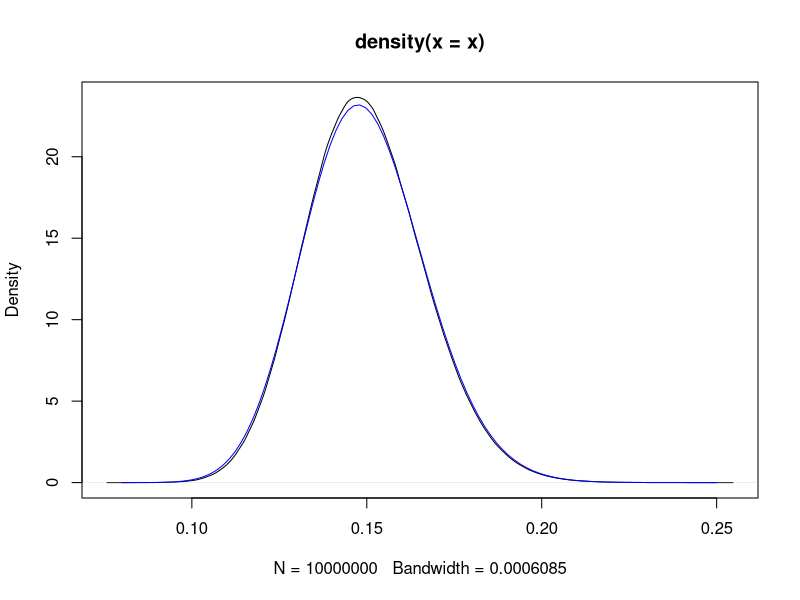
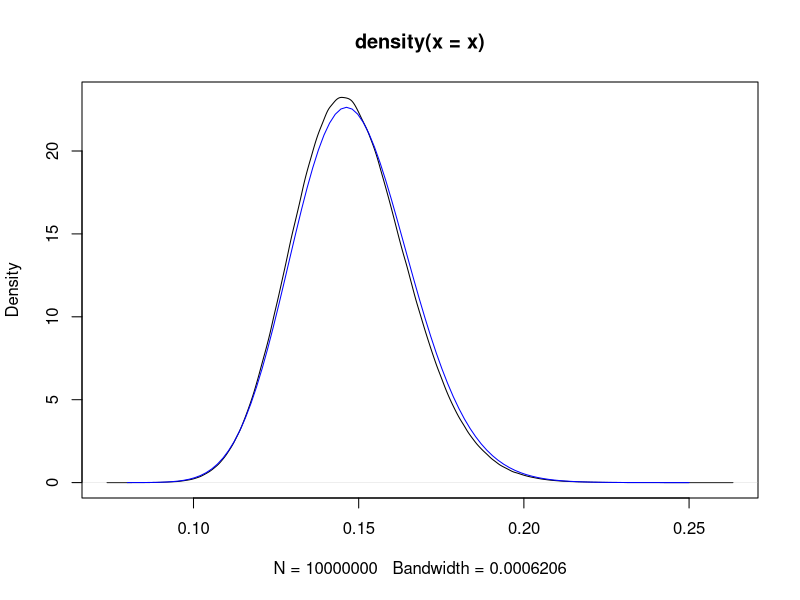
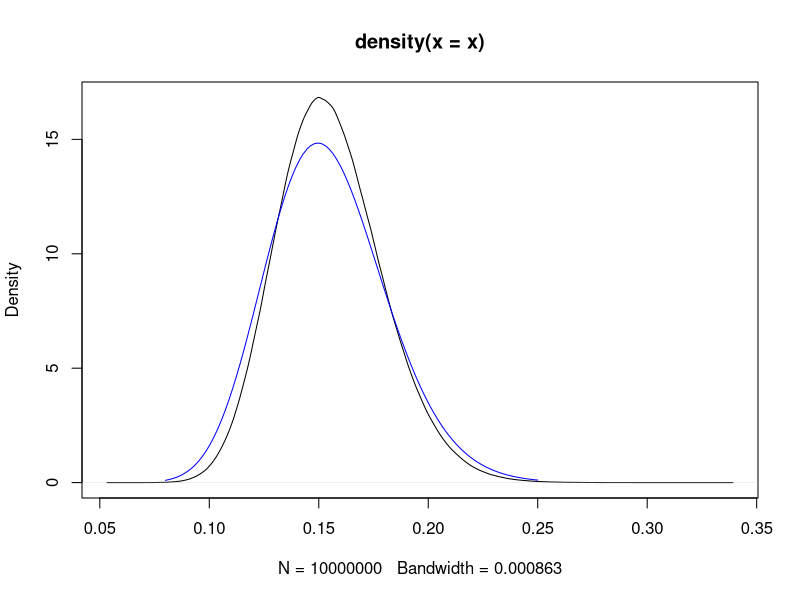
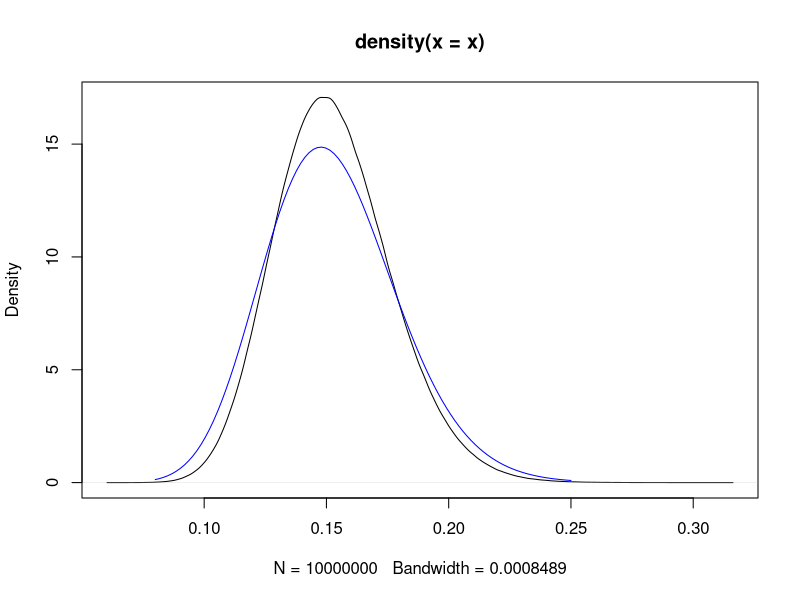
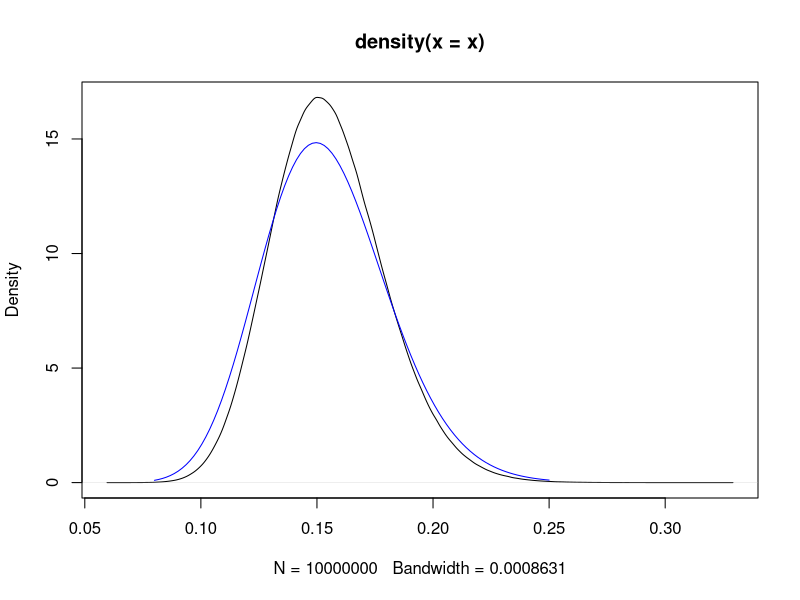
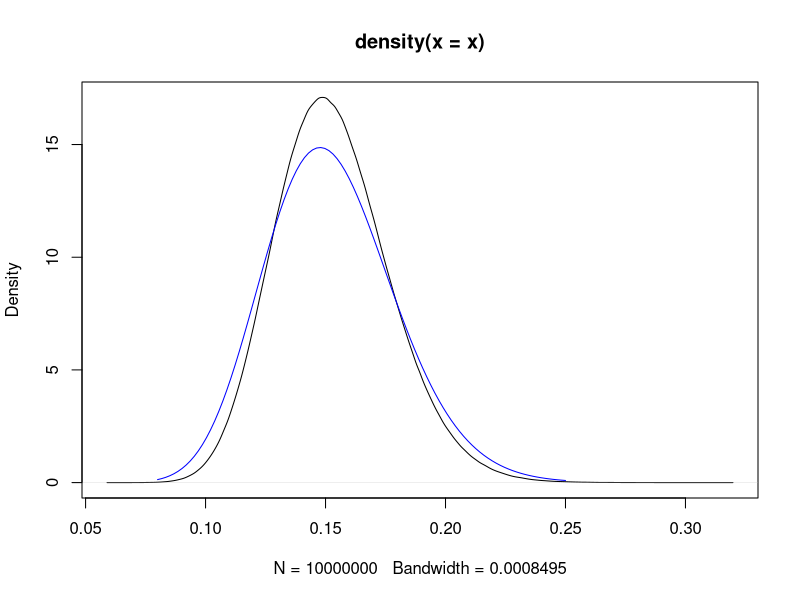
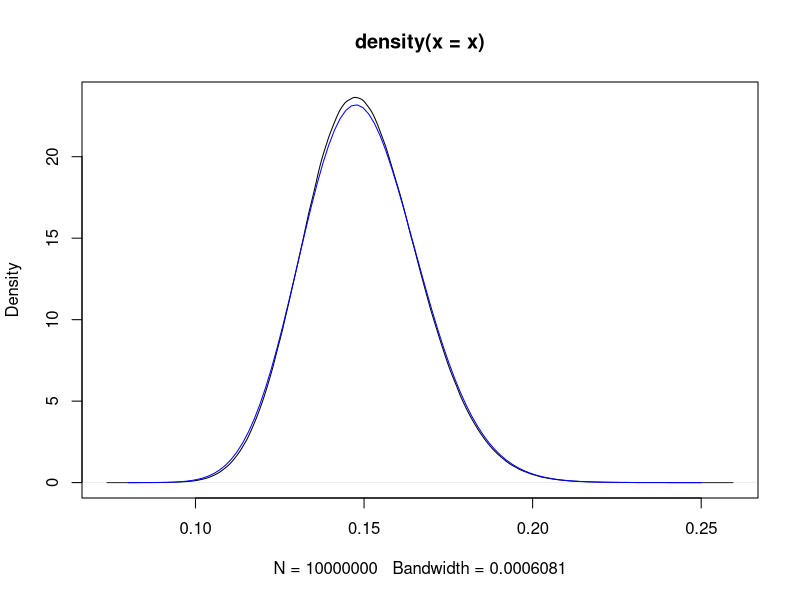
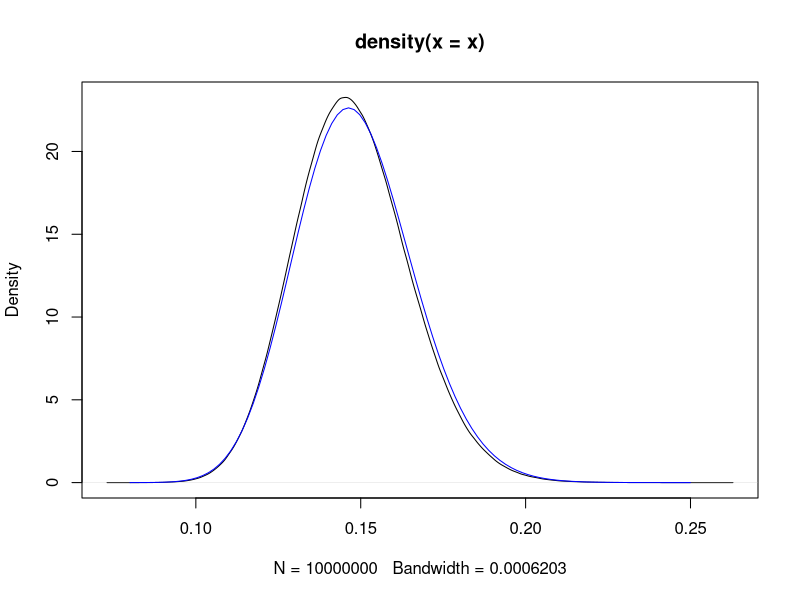

Source code (R) for these figures, in order:
## ---- chunk 1
#1
times <- read.csv("../Data/ThesisData.csv")
colnames(times) <- c("Year", "Type", "Time", "RxnTime", "Gender", "Batch")
men_finals <- subset(times, Type == "F" & Gender == "M" & Time != 'DQ')
men_pooled <- subset(times, (Type == "F" | Type == "S") & 
                       Gender == "M" & Time != 'DQ')
men_old_finals <- subset(times, Type == "F" & Gender == "M" & 
                           Time != 'DQ' & Year < 2022)
men_old_pooled <- subset(times, (Type == "F" | Type == "S") & 
                           Gender == "M" & Time != 'DQ' & Year < 2022)
## ---- chunk 2
#2
library(lme4)
men_old_finals_one_gamma_log <- glm(RxnTime ~ 1, data = men_old_finals, 
                                    family = Gamma(link = "log"))
men_finals_one_gamma_log <- glm(RxnTime ~ 1, data = men_finals, 
                                family = Gamma(link = "log"))
men_old_pooled_one_gamma_log <- glm(RxnTime ~ 1, data = men_old_pooled, 
                                    family = Gamma(link = "log"))
men_pooled_one_gamma_log <- glm(RxnTime ~ 1, data = men_pooled, 
                                family = Gamma(link = "log"))
## ---- chunk 3
#3
library(lme4)

men_old_finals_year_gamma_log <- glmer(RxnTime ~ (1|Year), data = men_old_finals, 
                                       family = Gamma(link = "log"))
men_finals_year_gamma_log <- glmer(RxnTime ~ (1|Year), data = men_finals, 
                                   family = Gamma(link = "log"))
men_old_pooled_year_gamma_log <- glmer(RxnTime ~ (1|Year), data = men_old_pooled, 
                                       family = Gamma(link = "log"))
men_pooled_year_gamma_log <- glmer(RxnTime ~ (1|Year), data = men_pooled, 
                                   family = Gamma(link = "log"))

## ---- chunk 4
summary(men_pooled_year_gamma_log)
summary(men_old_pooled_year_gamma_log)
## ---- chunk 5
#4
library(lme4)
men_old_finals_batch_gamma_log <-glmer(RxnTime ~ (1 | Batch), data = men_old_finals, 
                             family = Gamma(link = "log"))
men_finals_batch_gamma_log <-glmer(RxnTime ~ (1 | Batch), data = men_finals, 
                         family = Gamma(link = "log"))
men_old_pooled_batch_gamma_log <-glmer(RxnTime ~ (1 | Batch), data = men_old_pooled, 
                             family = Gamma(link = "log"))
men_pooled_batch_gamma_log <-glmer(RxnTime ~ (1 | Batch), data = men_pooled, 
                         family = Gamma(link = "log"))
## ---- chunk 6
summary(men_pooled_batch_gamma_log)
## ---- chunk 7
#5
library(lme4)
men_old_finals_two_effect_gamma_log <- glmer(RxnTime ~ (1 | Year) + (1 | Batch), 
                                   data = men_old_finals, family = Gamma(link = "log"))
men_finals_two_effect_gamma_log<- glmer(RxnTime ~ (1 | Year) + (1 | Batch), 
                              data = men_finals, family = Gamma(link = "log"))
men_old_pooled_two_effect_gamma_log <- glmer(RxnTime ~ (1 | Year) + (1 | Batch), 
                                   data = men_old_pooled, family = Gamma(link = "log"))
men_pooled_two_effect_gamma_log <- glmer(RxnTime ~ (1 | Year) + (1 | Batch), 
                               data = men_pooled, family = Gamma(link = "log"))
## ---- chunk 8
summary(men_pooled_two_effect_gamma_log)
## ---- chunk 9
anova(men_pooled_batch_gamma_log, men_pooled_two_effect_gamma_log)
## ---- chunk 10
anova(men_pooled_year_gamma_log, men_pooled_two_effect_gamma_log)
## ---- chunk 11
#6
set.seed(1)
library(lme4)
sim_two_effect_time <- function(model, base, RxnTime) {
  simfit <- function(model, n = 10000000) {
    vc <- as.data.frame(VarCorr(model))
    sd_year <- vc$sdcor[1]
    sd_year_batch <- vc$sdcor[2]
    
    z1 <- rnorm(n, sd = sd_year)
    z2 <- rnorm(n, sd = sd_year_batch)
    
    shape <- 1 / sigma(model)^2
    mu <- exp(fixef(model) + z1 + z2)
    
    x <- rgamma(n, shape = shape, scale = mu / shape)
    x
  }
  
  sbase <- summary(base)
  x <- simfit(model)
  print(mean(x < RxnTime))
  #print(quantile(x, prob = c(0.00001, 0.0001, 0.0005, 0.001)))
  ## compare with and without random effect
  plot(density(x))  # with random effects
  curve(dgamma(x, shape = 1 / sbase$dispersion, 
               scale = exp(coef(base)) * sbase$dispersion), 
        0.08, 0.25, add = TRUE, col = "blue")  # fixed effect only
}
## ---- chunk 12
#7
sim_two_effect_time(men_old_finals_two_effect_gamma_log, men_old_finals_one_gamma_log, 0.1)
sim_two_effect_time(men_finals_two_effect_gamma_log, men_finals_one_gamma_log, 0.1)
sim_two_effect_time(men_old_pooled_two_effect_gamma_log, men_old_pooled_one_gamma_log, 0.1)
sim_two_effect_time(men_pooled_two_effect_gamma_log, men_pooled_one_gamma_log, 0.1)
## ---- chunk 13
sim_two_effect_time(men_old_pooled_two_effect_gamma_log, men_old_pooled_one_gamma_log, 0.09)
sim_two_effect_time(men_pooled_two_effect_gamma_log, men_pooled_one_gamma_log, 0.09)
## ---- chunk 14
sim_two_effect_time(men_old_finals_two_effect_gamma_log, men_old_finals_one_gamma_log, 0.08)
sim_two_effect_time(men_finals_two_effect_gamma_log, men_finals_one_gamma_log, 0.08)
sim_two_effect_time(men_old_pooled_two_effect_gamma_log, men_old_pooled_one_gamma_log, 0.08)
sim_two_effect_time(men_pooled_two_effect_gamma_log, men_pooled_one_gamma_log, 0.08)
## ---- chunk 15
#8
set.seed(1)
library(lme4)
sim_two_effect_prob <- function(model, base, prob) {
  simfit <- function(model, n = 10000000) {
    vc <- as.data.frame(VarCorr(model))
    sd_year <- vc$sdcor[1]
    sd_year_batch <- vc$sdcor[2]
    
    z1 <- rnorm(n, sd = sd_year)
    z2 <- rnorm(n, sd = sd_year_batch)
    
    shape <- 1 / sigma(model)^2
    mu <- exp(fixef(model) + z1 + z2)
    
    x <- rgamma(n, shape = shape, scale = mu / shape)
    x
  }
  
  sbase <- summary(base)
  x <- simfit(model)
  print(quantile(x, probs = prob))
}
## ---- chunk 16
#9
sim_two_effect_prob(men_old_finals_two_effect_gamma_log, men_old_finals_one_gamma_log, 0.001)
sim_two_effect_prob(men_finals_two_effect_gamma_log, men_finals_one_gamma_log, 0.001)
sim_two_effect_prob(men_old_pooled_two_effect_gamma_log, men_old_pooled_one_gamma_log, 0.001)
sim_two_effect_prob(men_pooled_two_effect_gamma_log, men_pooled_one_gamma_log, 0.001)
## ---- chunk 17
#10
sim_two_effect_prob(men_old_finals_two_effect_gamma_log, men_old_finals_one_gamma_log, 0.0001)
sim_two_effect_prob(men_finals_two_effect_gamma_log, men_finals_one_gamma_log, 0.0001)
sim_two_effect_prob(men_old_pooled_two_effect_gamma_log, men_old_pooled_one_gamma_log, 0.0001)
sim_two_effect_prob(men_pooled_two_effect_gamma_log, men_pooled_one_gamma_log, 0.0001)
## ---- chunk 18
#11
library(lme4)
set.seed(1)
sim_one_effect_time <- function(model, base, RxnTime){
    simfit <- function(model, n = 10000000) {
    vc <- as.data.frame(VarCorr(model))
    ## mu <- exp(coef(model)$Year[,]) ## using fitted random effects only
    z <- rnorm(n, sd = vc$sdcor[1]) #$ using generated random effects
    mu <- exp(fixef(model) + z)
    shape <- 1 / vc$vcov[2]
    x <- rgamma(n, shape = shape, scale = mu / shape)
    x
    }
  sbase <- summary(base)
  #print(sbase)
  x <- simfit(model)
  print(mean(x < RxnTime))
  ## compare with and without random effect
  plot(density(x)) # with random effect
  curve(dgamma(x, shape = 1 / sbase$dispersion, 
               scale = exp(coef(base)) * sbase$dispersion), 
        0.08, 0.25, add = TRUE, col = "blue") # fixed effect only
}
## ---- chunk 19
#12
sim_one_effect_time(men_old_finals_year_gamma_log, men_old_finals_one_gamma_log, 0.1)
sim_one_effect_time(men_finals_year_gamma_log, men_finals_one_gamma_log, 0.1)
sim_one_effect_time(men_old_pooled_year_gamma_log, men_old_pooled_one_gamma_log, 0.1)
sim_one_effect_time(men_pooled_year_gamma_log, men_pooled_one_gamma_log, 0.1)
## ---- chunk 20
#13
sim_one_effect_time(men_old_finals_batch_gamma_log, men_old_finals_one_gamma_log, 0.1)
sim_one_effect_time(men_finals_batch_gamma_log, men_finals_one_gamma_log, 0.1)
sim_one_effect_time(men_old_pooled_batch_gamma_log, men_old_pooled_one_gamma_log, 0.1)
sim_one_effect_time(men_pooled_batch_gamma_log, men_pooled_one_gamma_log, 0.1)
## ---- chunk 21
#14
library(lme4)
set.seed(1)
sim_one_effect_prob <- function(model, base, prob) {
  simfit <- function(model, n = 10000000) {
    vc <- as.data.frame(VarCorr(model))
    z <- rnorm(n, sd = vc$sdcor[1])
    mu <- exp(fixef(model) + z)
    shape <- 1 / vc$vcov[2]
    x <- rgamma(n, shape = shape, scale = mu / shape)
    x
  }

  sbase <- summary(base)
  x <- simfit(model)
  print(quantile(x, probs = prob))
}
## ---- chunk 22
#15
sim_one_effect_prob(men_old_finals_year_gamma_log, men_old_finals_one_gamma_log, 0.001)
sim_one_effect_prob(men_finals_year_gamma_log, men_finals_one_gamma_log, 0.001)
sim_one_effect_prob(men_old_pooled_year_gamma_log, men_old_pooled_one_gamma_log, 0.001)
sim_one_effect_prob(men_pooled_year_gamma_log, men_pooled_one_gamma_log, 0.001)
## ---- chunk 23
#16
sim_one_effect_prob(men_old_finals_year_gamma_log, men_old_finals_one_gamma_log, 0.0001)
sim_one_effect_prob(men_finals_year_gamma_log, men_finals_one_gamma_log, 0.0001)
sim_one_effect_prob(men_old_pooled_year_gamma_log, men_old_pooled_one_gamma_log, 0.0001)
sim_one_effect_prob(men_pooled_year_gamma_log, men_pooled_one_gamma_log, 0.0001)
